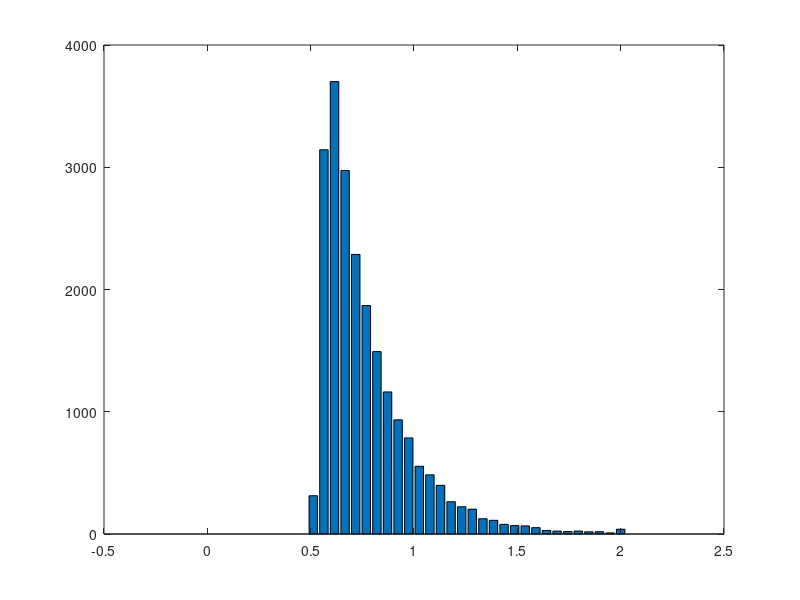

MATLAB code to generate this figure: (Note: this script raises an error after producing the figure.)
clear; close all; clc;

%%
%fix step size
dt = 0.001;
%parameter 
ndt = 0.5; %NON-DECISION TIME
mu = 0.3;  %BY CONVENTION MU MUST BE POSITIVE 
sd = 1;   %THIS IS VARIABILITY WITHIN THE WALK.  KEEP FIXED AT 1. 
nsteps = 2500; %MAX LENGTH OF WALK.  INCREASE TILL WARNING GOES AWAY
ntrials = 500; %NUMBER OF RUNS
criterion = 1; %CORRECT BOUNDARY LOCATION, INCORRECT IS ZERO 
beta = 0.5; % NORMALIZED BIAS
bias = beta*criterion; %ACTUAL BIAS
total_err_pr = 0; % keep running sum of err probability
total_err_rt = 0; % use total_err_pr to normalize this value
%set random number seed 
rng(19680104);

figure
total_errorrt = [] % used for histogram, accumulate all error_trials

% loop over all 100 samples of drift rate (i.e. mu)
for i_ = 1:100
    % OUTPUT VARIABLES
    sample = zeros(1,nsteps+1);   %This is a single random draw from normal distribution
    path = zeros(ntrials,nsteps+1); %This is all the random walks
    rt = zeros(ntrials,1);  %These are the rts across trials 
    correct = zeros(ntrials,1); %This is accuracy data. ZERO IS WRONG, ONE IS RIGHT
    sampled_mu = normrnd(mu,0.1,[1,1]);
    %LOOP OVER ntrials.  
    for j = 1:ntrials
        goodpath = 0;
        while goodpath == 0
            draw = normrnd(sampled_mu*dt,sd*sqrt(dt),[1,nsteps]);  %DRAW A WALK
            sample(1) = bias; %START AT BIAS
            sample(2:nsteps+1) = draw; 
            walk = cumsum(sample); %SUM THE WALK.   
            crossbnd = find((walk > criterion) |(walk < 0)); %TEST BOTH BOUNDARIES  
            if ~isempty(crossbnd) %TEST IF IT CROSSED ONE OF THE BOUNDARIES AT LEAST
                goodpath = 1; %WALK IS GOOD, SET TO 1 TO EXIT WHILE LOOP
                path(j,:) = walk; %SAVE THE WALK
            else
                display('Bad Walk') %NOTIFY BAD WALK AND DRAW AGAIN LOWER
            end;
        end;
        rt(j) = crossbnd(1);  %RT IS FIRST CROSSING
        if path(j,rt(j)) > criterion  %TEST IF CORRECT
            path(j,rt(j):end) = criterion; %SET THE REST OF WALK TO BOUNDARY
            correct(j) = 1; %INDICATE CORRECT TRIAL
        else %TRIALIS INCORRECT
            path(j,rt(j):end) = 0; %SET THE REST OF WALK TO ZERO. 
        end; 
        %Add Non-decision time
        rt(j) = rt(j) + ndt/dt;	
    end
    % need to weight average incorrect response times by relative probabilities of incorrect
    %convert rt to milliseconds
    rt = rt*dt;
    errorrt = rt(find(correct == 0));
    total_errorrt = [total_errorrt; errorrt];
    % this trial's avg
    avg_err_rt = mean(errorrt);
    err_pr = 1 - mean(correct)
    total_err_rt = total_err_rt + avg_err_rt * err_pr;
    total_err_pr = total_err_pr + err_pr;
end

bins = linspace(0,2,40);
[n1,x] = hist(total_errorrt, bins); 
h = bar(x, n1);

% avg now over all trials
% weighed mean err response time!
avg_err_rt = total_err_rt / total_err_pr;
xline(avg_err_rt,'--b');
xlabel('Response Time')
ylabel('Number of Trials')
title('Error Trial RTs')
